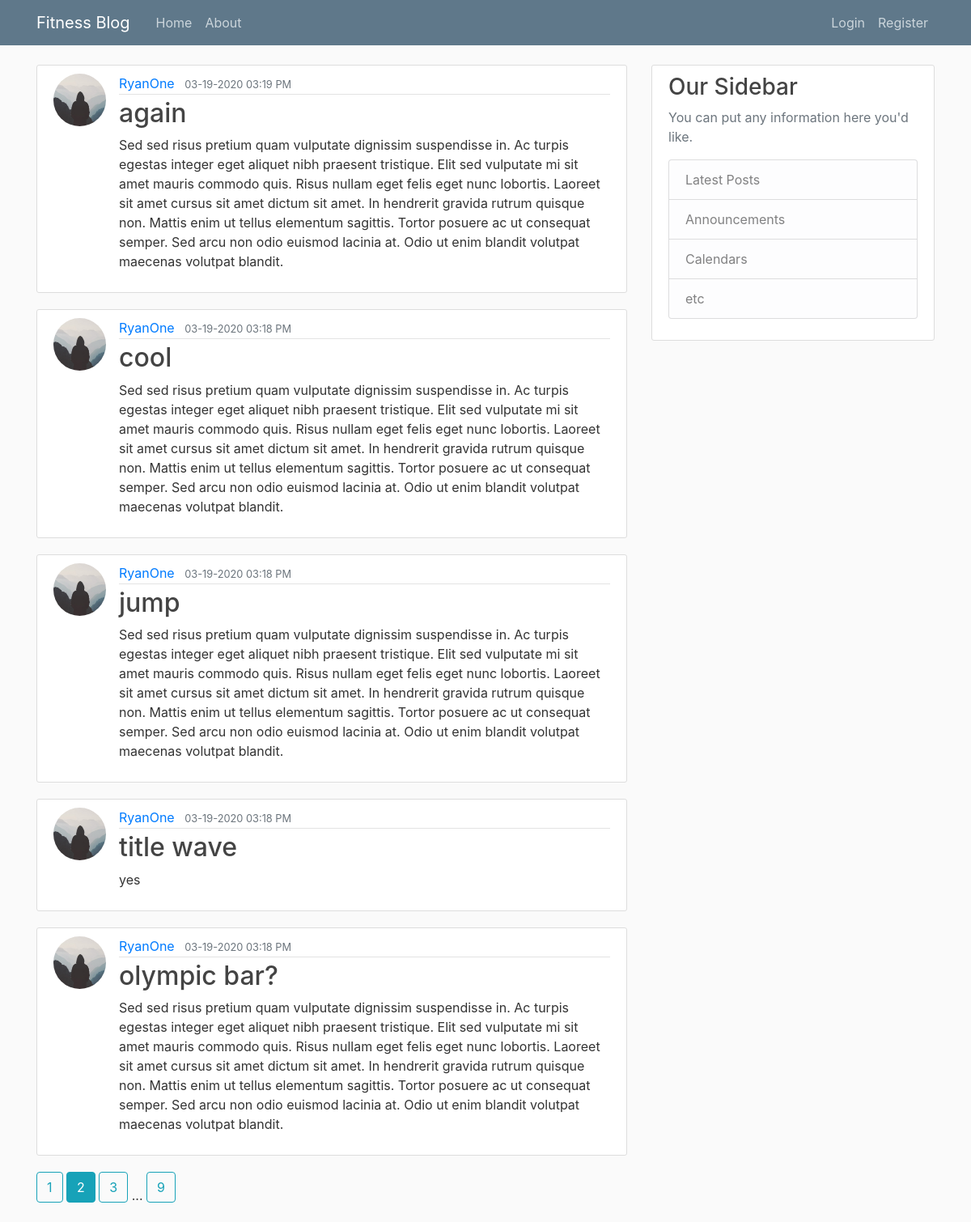
The page /home?page=2 on the database its author committed.
### fitnessblog/models.py (models this page shows, shortened)
class Post(db.Model):
    id = db.Column(db.Integer, primary_key=True)
    title = db.Column(db.String(100), nullable=False)
    date_posted = db.Column(db.DateTime, nullable=False, default=datetime.utcnow)
    content = db.Column(db.Text, nullable=False)
    user_id = db.Column(db.Integer, db.ForeignKey("user.id"), nullable=False)

class User(db.Model, UserMixin):
    id = db.Column(db.Integer, primary_key=True)
    username = db.Column(db.String(20), unique=True, nullable=False)
    email = db.Column(db.String(120), unique=True, nullable=False)
    image_file = db.Column(db.String(20), nullable=False, default="default.jpg")
    password = db.Column(db.String(60), nullable=False)
    posts = db.relationship("Post", backref="author", lazy=True)

### fitnessblog/main/routes.py (the view)
@main.route("/")
@main.route("/home")
def home():
    page = request.args.get("page", 1, type=int)
    posts = Post.query.order_by(Post.date_posted.desc()).paginate(page=page, per_page=5)
    return render_template("home.html", posts=posts)

### fitnessblog/templates/home.html
{% extends "layout.html" %}
{% block content %}
  {% for post in posts.items %}
    <article class="media content-section">
      <img class="rounded-circle article-img" src="{{ url_for('static', filename='profile_pics/' + post.author.image_file) }}">
      <div class="media-body">
        <div class="article-metadata">
          <a class="mr-2" href="{{ url_for('users.user_posts', username=post.author.username) }}">{{ post.author.username }}</a>
          <small class="text-muted">{{ post.date_posted.strftime('%m-%d-%Y %I:%M %p') }}</small>
        </div>
        <h2><a class="article-title" href="{{ url_for('posts.post', post_id=post.id) }}">{{ post.title }}</a></h2>
        <p class="article-content">{{ post.content }}</p>
      </div>
    </article>
  {% endfor %}
  {% for page_num in posts.iter_pages(left_edge=1, right_edge=1, left_current=1, right_current=2) %}
    {% if page_num %}
      {% if posts.page == page_num %}
        <a class="btn btn-info mb-4" href="{{ url_for('main.home', page=page_num) }}">{{ page_num }}</a>
      {% else %}
      <a class="btn btn-outline-info mb-4" href="{{ url_for('main.home', page=page_num) }}">{{ page_num }}</a>
      {% endif %}
    {% else %}
      ...
    {% endif %}
  {% endfor %}
{% endblock content %}

### fitnessblog/static/main.css (style rules this page uses)
body { background: #fafafa; color: #333333; margin-top: 5rem; }
h1, h2, h3, h4, h5, h6 { color: #444444; }
.content-section { background: #ffffff; padding: 10px 20px; border: 1px solid #dddddd; border-radius: 3px; margin-bottom: 20px; }
.article-title { color: #444444; }
.article-content { white-space: pre-line; }
.article-img { height: 65px; width: 65px; margin-right: 16px; }
.article-metadata { padding-bottom: 1px; margin-bottom: 4px; border-bottom: 1px solid #e3e3e3; }

### rows shown on the page
Post: image_file (placeholder picture), author.username "RyanOne", date_posted "03-19-2020 03:19 PM", title "again", content "Sed sed risus pretium quam vulputate dignissim suspendisse in. Ac turpis egestas integer eget aliquet nibh praesent tristique. Elit sed vulputate mi sit amet mauris commodo quis. Risus nullam eget felis eget nunc lobortis. Laoreet sit amet cursus sit amet dictum sit amet. In hendrerit gravida rutrum quisque non. Mattis enim ut tellus elementum sagittis. Tortor posuere ac ut consequat semper. Sed arcu non odio euismod lacinia at. Odio ut enim blandit volutpat maecenas volutpat blandit."
Post: image_file (placeholder picture), author.username "RyanOne", date_posted "03-19-2020 03:18 PM", title "cool", content "Sed sed risus pretium quam vulputate dignissim suspendisse in. Ac turpis egestas integer eget aliquet nibh praesent tristique. Elit sed vulputate mi sit amet mauris commodo quis. Risus nullam eget felis eget nunc lobortis. Laoreet sit amet cursus sit amet dictum sit amet. In hendrerit gravida rutrum quisque non. Mattis enim ut tellus elementum sagittis. Tortor posuere ac ut consequat semper. Sed arcu non odio euismod lacinia at. Odio ut enim blandit volutpat maecenas volutpat blandit."
Post: image_file (placeholder picture), author.username "RyanOne", date_posted "03-19-2020 03:18 PM", title "jump", content "Sed sed risus pretium quam vulputate dignissim suspendisse in. Ac turpis egestas integer eget aliquet nibh praesent tristique. Elit sed vulputate mi sit amet mauris commodo quis. Risus nullam eget felis eget nunc lobortis. Laoreet sit amet cursus sit amet dictum sit amet. In hendrerit gravida rutrum quisque non. Mattis enim ut tellus elementum sagittis. Tortor posuere ac ut consequat semper. Sed arcu non odio euismod lacinia at. Odio ut enim blandit volutpat maecenas volutpat blandit."
Post: image_file (placeholder picture), author.username "RyanOne", date_posted "03-19-2020 03:18 PM", title "title wave", content "yes"
Post: image_file (placeholder picture), author.username "RyanOne", date_posted "03-19-2020 03:18 PM", title "olympic bar?", content "Sed sed risus pretium quam vulputate dignissim suspendisse in. Ac turpis egestas integer eget aliquet nibh praesent tristique. Elit sed vulputate mi sit amet mauris commodo quis. Risus nullam eget felis eget nunc lobortis. Laoreet sit amet cursus sit amet dictum sit amet. In hendrerit gravida rutrum quisque non. Mattis enim ut tellus elementum sagittis. Tortor posuere ac ut consequat semper. Sed arcu non odio euismod lacinia at. Odio ut enim blandit volutpat maecenas volutpat blandit."

### other values the page prints
{{ page_num }} "1" "3" "9"
{{ page_num }} "2"
